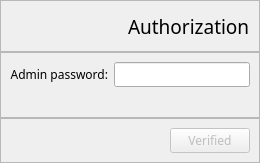
<?xml version="1.0" encoding="UTF-8"?>
<ui version="4.0">
 <class>AuthorizationDialog</class>
 <widget class="QDialog" name="AuthorizationDialog">
  <property name="geometry">
   <rect>
    <x>0</x>
    <y>0</y>
    <width>260</width>
    <height>162</height>
   </rect>
  </property>
  <property name="font">
   <font>
    <family>Lucida Sans Unicode</family>
    <pointsize>10</pointsize>
   </font>
  </property>
  <property name="windowTitle">
   <string>Authorization - QTD</string>
  </property>
  <property name="styleSheet">
   <string notr="true"/>
  </property>
  <layout class="QVBoxLayout" name="verticalLayout_2">
   <property name="spacing">
    <number>0</number>
   </property>
   <property name="leftMargin">
    <number>0</number>
   </property>
   <property name="topMargin">
    <number>0</number>
   </property>
   <property name="rightMargin">
    <number>0</number>
   </property>
   <property name="bottomMargin">
    <number>0</number>
   </property>
   <item>
    <widget class="QFrame" name="topFrame">
     <property name="frameShape">
      <enum>QFrame::StyledPanel</enum>
     </property>
     <property name="frameShadow">
      <enum>QFrame::Raised</enum>
     </property>
     <layout class="QHBoxLayout" name="horizontalLayout_2">
      <item>
       <widget class="QLabel" name="label_9">
        <property name="minimumSize">
         <size>
          <width>32</width>
          <height>32</height>
         </size>
        </property>
        <property name="maximumSize">
         <size>
          <width>32</width>
          <height>32</height>
         </size>
        </property>
        <property name="text">
         <string/>
        </property>
        <property name="pixmap">
         <pixmap resource="../qtd.qrc">:/Image/logoTransparent.png</pixmap>
        </property>
        <property name="scaledContents">
         <bool>true</bool>
        </property>
       </widget>
      </item>
      <item>
       <spacer name="horizontalSpacer_2">
        <property name="orientation">
         <enum>Qt::Horizontal</enum>
        </property>
        <property name="sizeHint" stdset="0">
         <size>
          <width>106</width>
          <height>20</height>
         </size>
        </property>
       </spacer>
      </item>
      <item>
       <widget class="QLabel" name="label_2">
        <property name="font">
         <font>
          <pointsize>14</pointsize>
         </font>
        </property>
        <property name="text">
         <string>Authorization</string>
        </property>
       </widget>
      </item>
     </layout>
    </widget>
   </item>
   <item>
    <widget class="QFrame" name="contentsFrame">
     <property name="frameShape">
      <enum>QFrame::StyledPanel</enum>
     </property>
     <property name="frameShadow">
      <enum>QFrame::Raised</enum>
     </property>
     <layout class="QGridLayout" name="gridLayout">
      <item row="0" column="0">
       <widget class="QLabel" name="label">
        <property name="font">
         <font>
          <pointsize>9</pointsize>
         </font>
        </property>
        <property name="text">
         <string>Admin password:</string>
        </property>
        <property name="alignment">
         <set>Qt::AlignRight|Qt::AlignTrailing|Qt::AlignVCenter</set>
        </property>
       </widget>
      </item>
      <item row="0" column="1">
       <widget class="QLineEdit" name="adminPassword_lineEdit">
        <property name="font">
         <font>
          <pointsize>9</pointsize>
         </font>
        </property>
        <property name="echoMode">
         <enum>QLineEdit::Password</enum>
        </property>
       </widget>
      </item>
      <item row="1" column="1">
       <widget class="QLabel" name="errorVerified_label">
        <property name="font">
         <font>
          <pointsize>8</pointsize>
         </font>
        </property>
        <property name="text">
         <string/>
        </property>
       </widget>
      </item>
     </layout>
    </widget>
   </item>
   <item>
    <widget class="QFrame" name="bottomFrame">
     <property name="frameShape">
      <enum>QFrame::StyledPanel</enum>
     </property>
     <property name="frameShadow">
      <enum>QFrame::Raised</enum>
     </property>
     <layout class="QVBoxLayout" name="verticalLayout">
      <item>
       <layout class="QHBoxLayout" name="horizontalLayout">
        <item>
         <spacer name="horizontalSpacer">
          <property name="orientation">
           <enum>Qt::Horizontal</enum>
          </property>
          <property name="sizeHint" stdset="0">
           <size>
            <width>168</width>
            <height>20</height>
           </size>
          </property>
         </spacer>
        </item>
        <item>
         <widget class="QPushButton" name="verified_pushButton">
          <property name="enabled">
           <bool>false</bool>
          </property>
          <property name="font">
           <font>
            <pointsize>9</pointsize>
           </font>
          </property>
          <property name="text">
           <string>Verified</string>
          </property>
          <property name="default">
           <bool>true</bool>
          </property>
         </widget>
        </item>
       </layout>
      </item>
     </layout>
    </widget>
   </item>
  </layout>
 </widget>
 <tabstops>
  <tabstop>adminPassword_lineEdit</tabstop>
  <tabstop>verified_pushButton</tabstop>
 </tabstops>
 <resources>
  <include location="../qtd.qrc"/>
 </resources>
 <connections/>
</ui>
